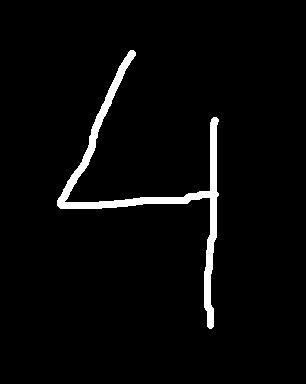
#> input picture classes/data_7/4.png, 306 x 384 px, given in place of penguins.jpg, which was not available
$ jupyter execute --allow-errors 4_Lecture_ConnectedComponentLabeling.ipynb   (text cells are left out)
#> lines starting #> are read from the running program, lines starting #| are printed output that depends on the picture; after the words box and inside, x2 and y2 are one past the last pixel; in counts of white or black regions, pixels touching at a corner belong together; pictures that were not available may be replaced by others from this repository, and a replacement may not be noted
[cell 1]
from google.colab import files
uploaded = files.upload()
#> the answer given: 4.png

[cell 2]
import numpy as np
import cv2
from google.colab.patches import cv2_imshow
from matplotlib import pyplot as plt

# Load image
img = cv2.imread('penguins.jpg')
#> img is the input picture: shape (384, 306, 3); 3.3% white; 1 white region, box (x1, y1, x2, y2) and area: (57, 50, 219, 329) 3895

# Convert from BGR to RGB for displaying in plt.
cv2.cvtColor(img, cv2.COLOR_BGR2RGB, img);

# Convert to grayscale
gray = cv2.cvtColor(img,cv2.COLOR_RGB2GRAY)

# Convert to binary
threshold = 127
max_value = 255
thresh_type = cv2.THRESH_BINARY
binary = cv2.threshold(gray, threshold, max_value, thresh_type)[1] # This function returns a tuple: (threshold, binary_image), hence the [1]

# Display image using plt
plt.figure(figsize=(20,20))

plt.subplot(131)
plt.imshow(img)
plt.title("Color Image")
plt.axis("off")

plt.subplot(132)
plt.imshow(gray,cmap="gray")
plt.title("Gray Image")
plt.axis("off")

plt.subplot(133)
plt.imshow(binary,cmap="gray")
plt.title("Binary Image")
plt.axis("off")

plt.show()
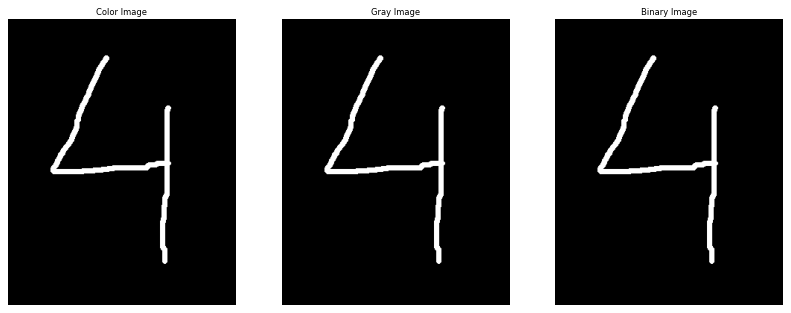
#> figure drawn by matplotlib, 3 panels

[cell 3]
print('Color img:     ', img.shape)
#| Color img:      (384, 306, 3)

print('Grayscale img: ', gray.shape)
#| Grayscale img:  (384, 306)

print('Binary img:    ', binary.shape)
#| Binary img:     (384, 306)

[cell 4]
print('Grayscale img:\n', gray[200][:100])
#| Grayscale img:
#|  [  0   0   0   0   0   0   0   0   0   0   0   0   0   0   0   0   0   0
#|    0   0   0   0   0   0   0   0   0   0   0   0   0   0   0   0   0   0
#|    0   0   0   0   0   0   0   0   0   0   0   0   0   0   0   0   0   0
#|    0   0   0 255 255 255 255 255 255 255 255 255   0   0   0   0   0   0
#|    0   0   0   0   0   0   0   0   0   0   0   0   0   0   0   0   0   0
#|    0   0   0   0   0   0   0   0   0   0]

print('Binary img:\n', binary[200][:100])
#| Binary img:
#|  [  0   0   0   0   0   0   0   0   0   0   0   0   0   0   0   0   0   0
#|    0   0   0   0   0   0   0   0   0   0   0   0   0   0   0   0   0   0
#|    0   0   0   0   0   0   0   0   0   0   0   0   0   0   0   0   0   0
#|    0   0   0 255 255 255 255 255 255 255 255 255   0   0   0   0   0   0
#|    0   0   0   0   0   0   0   0   0   0   0   0   0   0   0   0   0   0
#|    0   0   0   0   0   0   0   0   0   0]

[cell 5]
# Convert to binary
thresh_type = cv2.THRESH_BINARY_INV
inv_binary = cv2.threshold(gray, threshold, max_value, thresh_type)[1]

# Display image using plt
plt.figure(figsize=(12,12))

plt.subplot(121)
plt.imshow(binary,cmap="gray")
plt.title("Binary image")
plt.axis("off")

plt.subplot(122)
plt.imshow(inv_binary,cmap="gray")
plt.title("Inverted binary image")
plt.axis("off")

plt.show()
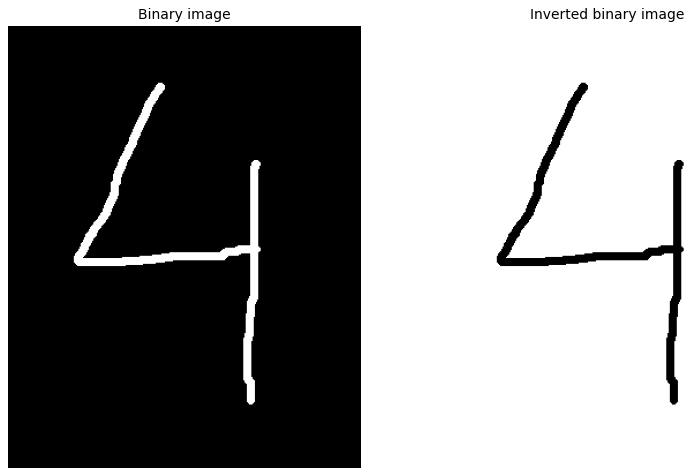
#> figure drawn by matplotlib, 2 panels

[cell 6]
kernel = np.ones((5, 5), 'uint8')

dilated = cv2.dilate(inv_binary, kernel, iterations=1)
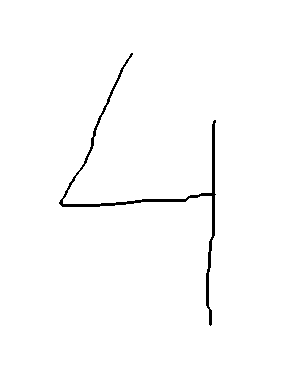
#> dilated: shape (384, 306); 98.8% white; 1 black region, box (x1, y1, x2, y2) and area: (59, 53, 216, 326) 1438

# Display image using plt
plt.figure(figsize=(12,12))

plt.subplot(121)
plt.imshow(inv_binary,cmap="gray")
plt.title("Original")
plt.axis("off")

plt.subplot(122)
plt.imshow(dilated,cmap="gray")
plt.title("Dilated")
plt.axis("off")

plt.show()
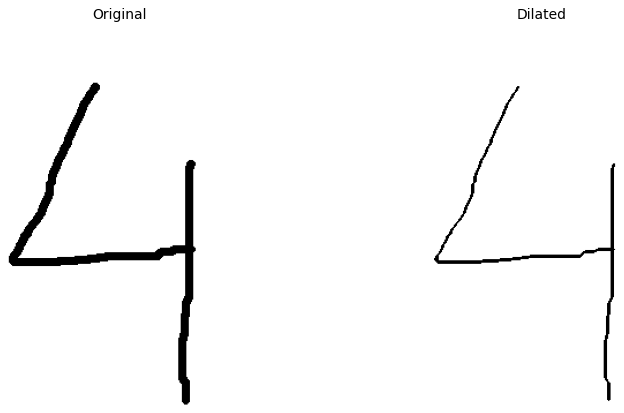
#> figure drawn by matplotlib, 2 panels

[cell 7]
eroded = cv2.erode(inv_binary, kernel, iterations=1)
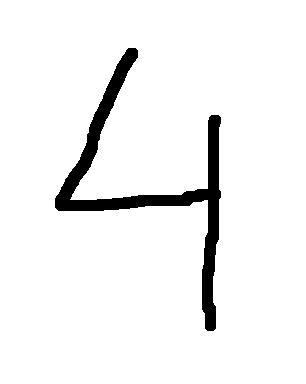
#> eroded: shape (384, 306); 94.6% white; 1 black region, box (x1, y1, x2, y2) and area: (55, 48, 221, 331) 6381

# Display image using plt
plt.figure(figsize=(12,12))

plt.subplot(121)
plt.imshow(inv_binary,cmap="gray")
plt.title("Original")
plt.axis("off")

plt.subplot(122)
plt.imshow(eroded,cmap="gray")
plt.title("Eroded")
plt.axis("off")

plt.show()

[cell 8]
# TO DO

# Display image using plt
plt.figure(figsize=(20,20))

plt.subplot(131)
plt.imshow(inv_binary,cmap="gray")
plt.title("Original")
plt.axis("off")

plt.subplot(132)
#> (the rest of this cell did not finish here and is left out)

[cell 9]
from google.colab import files
uploaded = files.upload()
#> the answer given: viana_1.jpg
